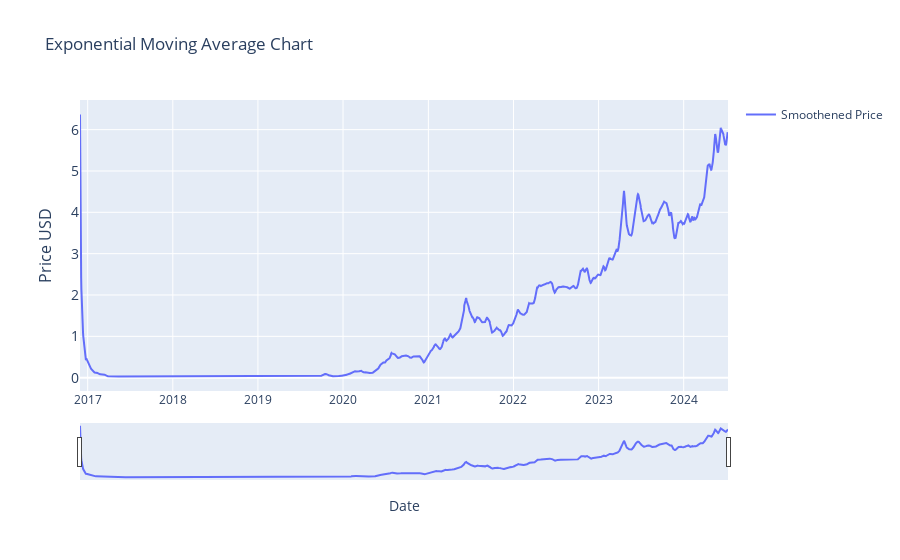

Source (notebook cell):
### Markdown cell above
### exponential_moving_average

### Code cell
# Exponential Moving Average (EMA)  
 # | Part of Moving Averages (2) block

import plotly.graph_objects as go
import pandas as pd
from ipywidgets import interact, DatePicker
import numpy as np


df = current_item.copy()

# NOTE: Span = Used to calculate the decay factor. Higher span -> greater exponential smoothing
span = 10
df = calculate_ema(df, span)

start_date_picker = DatePicker(description='Start Date', value=START_DATE)
end_date_picker = DatePicker(description='End Date', value=END_DATE)


interact(lambda start_date, end_date:
            plot_exponential_moving_average(df, start_date, end_date),
            start_date=start_date_picker, end_date=end_date_picker)

### Figure 1 — Plotly figure (JSON) as saved in the notebook; plotly's stock layout.template omitted (floating-point values rounded to 4 significant figures; data arrays with more than 128 entries replaced by an {"elided": "..."} marker saying what was removed)
{"data": [{"mode": "lines", "name": "Smoothened Price", "type": "scatter", "x": {"elided": "2780 str values"}, "y": {"elided": "2780 float values"}}], "layout": {"showlegend": true, "title": {"text": "Exponential Moving Average Chart"}, "xaxis": {"rangeslider": {"visible": true}, "title": {"text": "Date"}, "type": "date"}, "yaxis": {"tickfont": {"size": 14}, "title": {"font": {"size": 16}, "text": "Price USD"}}}}
